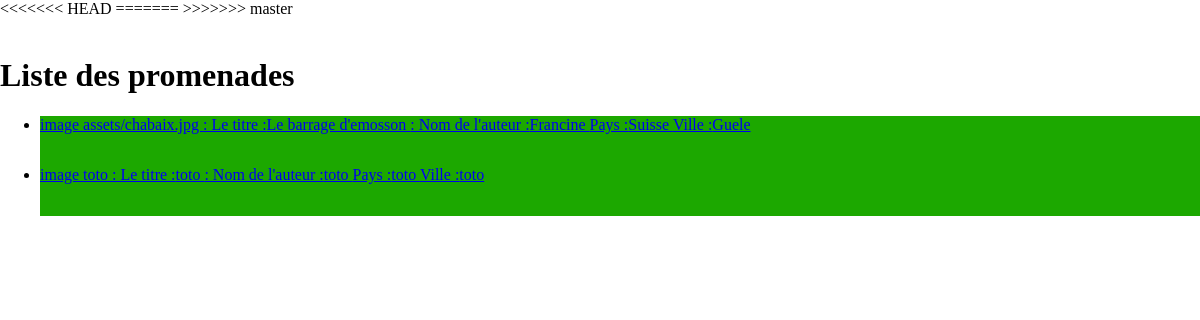
The app's page /testListePromenade.php with its own data.
### tables this page shows
CREATE TABLE Promenades (
    id INT PRIMARY KEY AUTO_INCREMENT,
    auteur VARCHAR(200),
    date VARCHAR(10),
    pays VARCHAR(200),
    ville VARCHAR(200),
    case_postale VARCHAR(50),
    titre VARCHAR(100),
    image VARCHAR(200),
    depart VARCHAR(200),
    arrivee VARCHAR(200),
    description VARCHAR(255)
);

### www/database.php (called while the page is built, shortened)
<?php
require_once('classPromenade.php');
class Database{
    private $connexion;
    public function __construct(){
        $PARAM_hote="mariadb";
        $PARAM_nom_bd="Promensuisse";
        $PARAM_utilisateur="adminSitePromenade";
        $PARAM_mot_passe="Promen@de";
        try{
            $this->connexion = new PDO("mysql:dbname=" .$PARAM_nom_bd.";host=".$PARAM_hote.";charset=utf8",
                                $PARAM_utilisateur,
                                $PARAM_mot_passe);
        }catch (Exception $monException){
            echo "Erreur : ".$monException->getMessage()."<br/>";
            echo "Code : ".$monException->getCode();
        }
    }
    public function getAllPromenade(){
        $pdoStatement = $this->connexion->prepare(
            "SELECT image, titre, auteur, pays, ville FROM Promenades"
        );
        $pdoStatement->execute();
        $Promenade = $pdoStatement->fetchAll(PDO::FETCH_CLASS, "Promenades");
        return $Promenade;
    }
}
?>

### www/classPromenade.php (called while the page is built, shortened)
<?php
    class Promenades{
        private $id;
        private $auteur;
        private $pays;
        private $ville;
        private $titre;
        private $image;
        public function getId(){
        return $this->id;
        }
        public function getAuteur(){
            return $this->auteur;
        }
        public function getPays(){
            return $this->pays;
        }
        public function getVille(){
            return $this->ville;
        }
        public function getTitre(){
            return $this->titre;
        }
        public function getImage(){
            return $this->image;
        }
    }
?>

### www/testListePromenade.php (the view, shortened to what this page needs)
<?php
require_once("database.php");
$database = new Database();
$listePromenade = $database->getAllPromenade();
?>
<html>
        <link rel="stylesheet" href="style.css">
    <body>
    <br>
    <h1>Liste des promenades</h1>
        <ul>
        <?php foreach($listePromenade as $listePromenade){ ?>
            <html>
            <div class="container-fluid barre text-white">
            <div class="row">
                <div class="col-sm-4">
                    <li>
                        <?php   echo "<a href=afficher.php?id="
                        .$listePromenade->getId().">";
                        echo " image ".$listePromenade->getImage().
                        " : Le titre :".$listePromenade->getTitre().
                        " : Nom de l'auteur :".$listePromenade->getAuteur().
                        " Pays :".$listePromenade->getPays().
                        " Ville :".$listePromenade->getVille().
                        "</a>";
                        ?>
                    </li>
                </div>
            </div>
            </div>
        <?php } ?>
        </ul>
        </body>
</html>

### www/style.css (style rules this page uses)
.barre { width:100%; height: 50px; background:rgb(28, 168, 0); }
body { margin:0; }

### records on screen
promenades: image "assets/chabaix.jpg", titre "Le barrage d'emosson", auteur "Francine", pays "Suisse", ville "Guele"
promenades: image "toto", titre "toto", auteur "toto", pays "toto", ville "toto"
